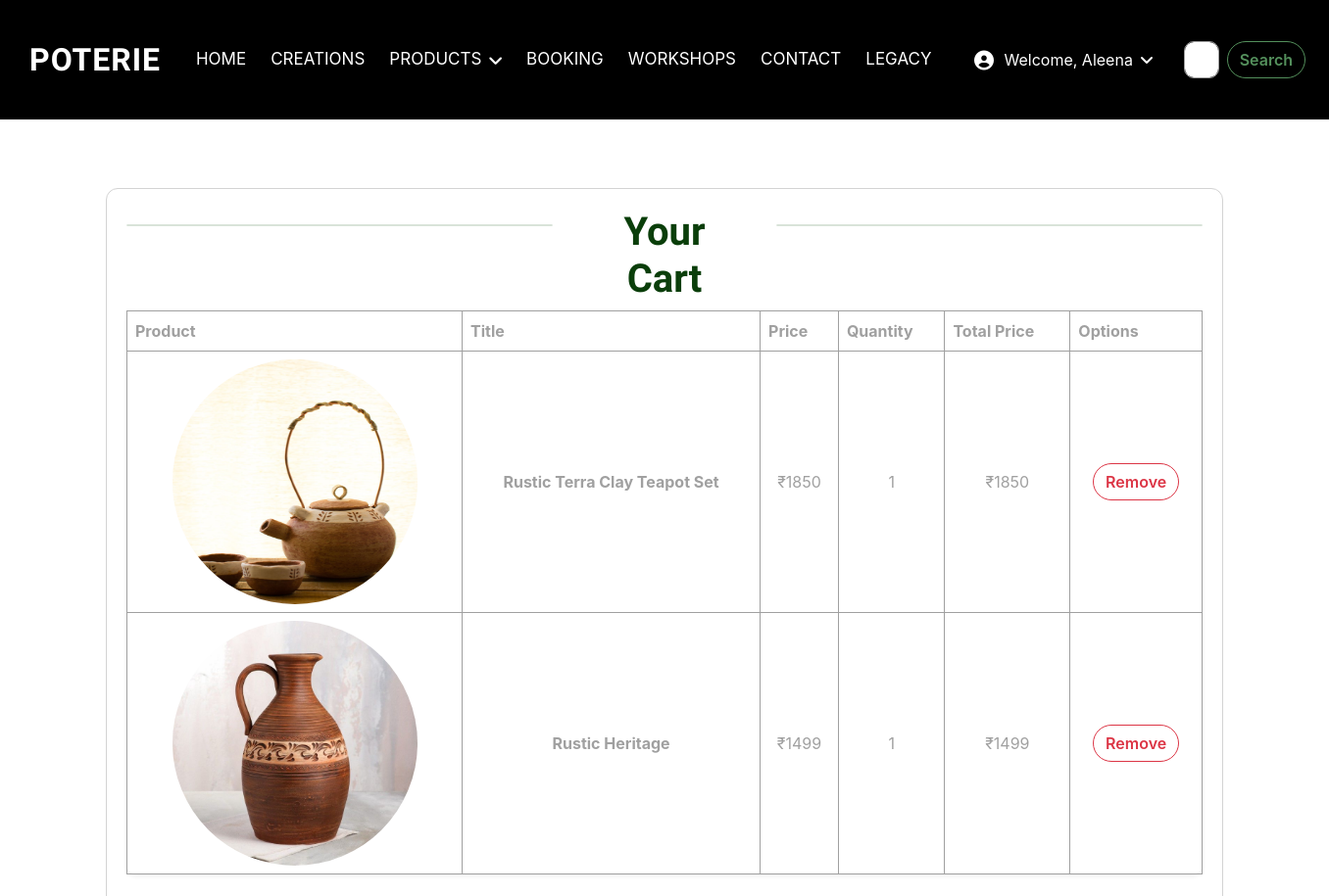
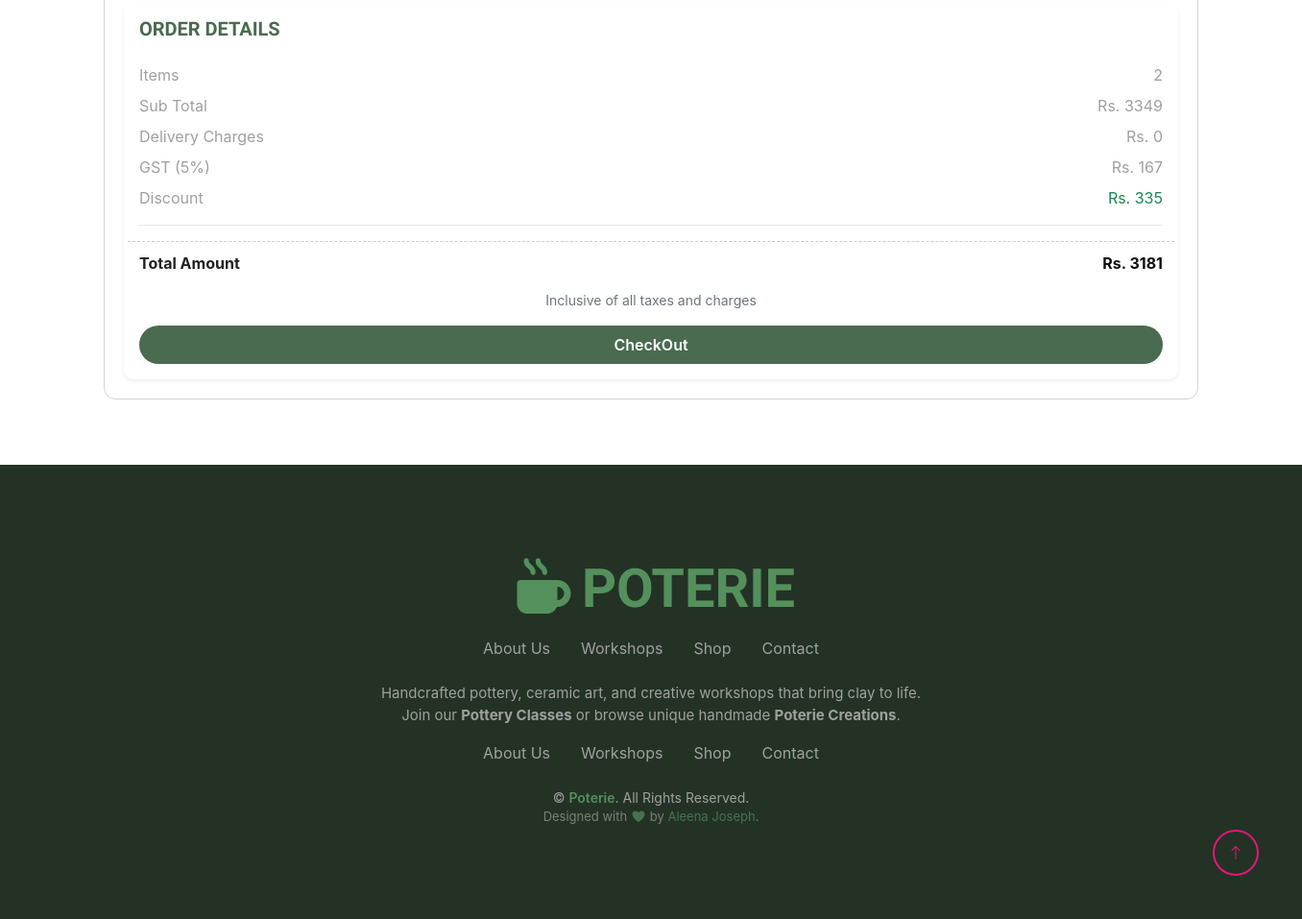
Page /PoteriaSite/Cartpage (signed in) on the committed database (2 pictures, top to bottom).
### webapp/models.py (models this page shows, shortened)
class Cartdb(models.Model):
    Singlepottery_username = models.CharField(max_length=30, null=True, blank=True)
    Singlepottery_name = models.CharField(max_length=30, null=True, blank=True)
    Singlepottery_price = models.IntegerField(null=True, blank=True)
    Singlepottery_total = models.IntegerField(null=True, blank=True)
    Singlepottery_quantity = models.CharField(max_length=30, null=True, blank=True)
    Singlepottery_image = models.ImageField(upload_to="Cart Images", null=True, blank=True)
    Potteryid = models.IntegerField(null=True, blank=True)

### webapp/views.py (the view)
# urls.py: path('Cartpage', views.Cartpage, name="Cartpage"),
def Cartpage(request):
    cart_count = 0
    uname = request.session.get('username')
    if uname:
        cart_count = Cartdb.objects.filter(Singlepottery_username=uname).count()
    product = productdb.objects.all()
    cart = Cartdb.objects.filter(Singlepottery_username=request.session['username'])
    sub_total = 0
    total_amount = 0
    delivery = 0
    gst = 0
    discount = 0
    for i in cart:
        sub_total += i.Singlepottery_total
        if sub_total < 500:
            delivery = 50
        else:
            delivery = 0
        gst = round((sub_total + delivery) * 0.05)
        discount = round((sub_total * 0.10))
        total_amount = round((gst + sub_total + delivery) - discount)
    return render(request, "Cartpage.html", {'product': product,
                                             'cart': cart,
                                             'cart_count': cart_count,
                                             'sub_total': sub_total,
                                             'delivery': delivery,
                                             'gst': gst,
                                             'total_amount': total_amount,
                                             'discount': discount})

### webapp/templates/Cartpage.html (shortened to what this page needs)
<!DOCTYPE html>
<html lang="en">
{% load static %}
<head>
    <link href="https://cdnjs.cloudflare.com/ajax/libs/font-awesome/7.0.0/css/all.min.css" rel="stylesheet">
    <link href="https://cdn.jsdelivr.net/npm/bootstrap-icons@1.4.1/font/bootstrap-icons.css" rel="stylesheet">
    <link href="{% static 'website/lib/animate/animate.min.css' %}" rel="stylesheet">
    <link href="{% static 'website/lib/lightbox/css/lightbox.min.css' %}" rel="stylesheet">
    <link href="{% static 'website/lib/owlcarousel/assets/owl.carousel.min.css' %}" rel="stylesheet">
    <link href="{% static 'website/css/bootstrap.min.css' %}" rel="stylesheet">
    <link href="{% static 'website/css/style.css' %}" rel="stylesheet">
</head>
<body style="background-color:white;">
<div class="container-fluid p-0 ">
    <nav class="navbar navbar-expand-lg" style="background-color:rgb(0,0,0);">
        <a href="{% url 'Homepage' %}" class="navbar-brand ms-4 ms-lg-0 d-flex align-items-center">
            <h2 class="mb-0 text-uppercase"
                style="color: white; font-weight: bold; margin-left:30px; margin-right:20px;">Poterie</h2>
        </a>
        <div class="collapse navbar-collapse" id="navbarCollapse">
            <div class="navbar-nav mx-auto p-4 p-lg-0">
                <a href="{% url 'Homepage' %}"
                   class="nav-item nav-link {% if request.resolver_match.url_name == 'Homepage' %}active{% endif %}">Home</a>
                <a href="{% url 'Creationpage' %}"
                   class="nav-item nav-link {% if request.resolver_match.url_name == 'Creationpage' %}active{% endif %}">Creations</a>
                <div class="nav-item dropdown">
                    <a href="#" class="nav-link dropdown-toggle text-white" data-bs-toggle="dropdown">Products</a>
                </div>
                <a href="{% url 'Bookingpage' %}"
                   class="nav-item nav-link text-white {% if request.resolver_match.url_name == 'Bookingpage' %}active{% endif %}">Booking</a>
                <a href="{% url 'Workshoppage' %}"
                   class="nav-item nav-link text-white {% if request.resolver_match.url_name == 'Workshoppage' %}active{% endif %}">Workshops</a>
                <a href="{% url 'Contactpage' %}"
                   class="nav-item nav-link text-white {% if request.resolver_match.url_name == 'Contactpage' %}active{% endif %}">Contact</a>
                <a href="{% url 'Legacygpage' %}"
                   class="nav-item nav-link text-white {% if request.resolver_match.url_name == 'Legacygpage' %}active{% endif %}">Legacy</a>
            </div>
            {% if request.session.username %}
            <div class="nav-item dropdown me-3">
                <a href="#" class="nav-link dropdown-toggle text-white d-flex align-items-center"
                   data-bs-toggle="dropdown">
                    <i class="fas fa-user-circle fa-lg me-2"></i>Welcome, {{ request.session.username }} </a>
            </div>
            {% endif %}
            <form class="d-flex me-4" role="search">
                <input class="form-control me-2" type="search" placeholder="Search" aria-label="Search">
                <button class="btn btn-outline-success" type="submit">Search</button>
            </form>
        </div>
    </nav>
</div>
<div class="container-fluid main_wrapper" style="margin-top:124px; padding:20px 50px;">
    <div class="container cart-container my-5"
         style="border:1px solid lightgrey; border-radius:12px; width:auto; height:auto; padding:20px;">
        <div style="display:flex; gap:40px; text-align:center; mt-5 mb-5">
            <hr style="width:500px; border:1.5px solid rgb(106, 148, 106); border-radius:12px;">
            <h1 style="color:rgb(10, 62, 10);">Your Cart</h1>
            <hr style="width:500px; border:1.5px solid rgb(106, 148, 106);border-radius:12px;">
        </div>
        <div class="col-12 mb-4">
            <div class="card border-0 shadow-sm">
                <div class="card-body p-0">
                    <div class="table-responsive">
                        <table class="table table-bordered align-middle mb-0">
                            <thead>
                            <tr>
                                <th>Product</th>
                                <th>Title</th>
                                <th>Price</th>
                                <th>Quantity</th>
                                <th>Total Price</th>
                                <th>Options</th>
                            </tr>
                            </thead>
                            <tbody>
                            {% for i in cart %}
                            <tr class="text-center">
                                <td>
                                    <img src="{{ i.Singlepottery_image.url }}" alt="Product Image" width="250px"
                                         height="250px" class="rounded-circle">
                                </td>
                                <td><strong>{{i.Singlepottery_name}}</strong></td>
                                <td>₹{{i.Singlepottery_price}}</td>
                                <td>{{i.Singlepottery_quantity}}</td>
                                <td>₹{{i.Singlepottery_total}}</td>
                                <td>
                                    <a href="{% url 'deletecart' c_id=i.id %}" class="btn btn-outline-danger ">
                                        Remove </a>
                                </td>
                            </tr>
                            {% empty %}
                            <div class="text-center py-5">
                                <h5 class="text-muted">Your cart is empty.</h5>
                                <a href="{% url 'Creationpage' %}" class="btn btn-outline-success mt-3">Continue
                                    Shopping</a>
                            </div>
                            {% endfor %}
                            </tbody>
                        </table>
                    </div>
                </div>
            </div>
        </div>
        <div class="col-12">
            <div class="card border-0 shadow-sm">
                <div class="card-body">
                    <h5 class="fw-bold mb-4 text-uppercase" style="color:#4a6b50;">Order Details</h5>
                    <div class="row mb-2">
                        <div class="col-6">Items</div>
                        <div class="col-6 text-end fw-semibold">{{cart_count}}</div>
                    </div>
                    <div class="row mb-2">
                        <div class="col-6">Sub Total</div>
                        <div class="col-6 text-end fw-semibold">
                            Rs. {{sub_total}}
                        </div>
                    </div>
                    <div class="row mb-2">
                        <div class="col-6">Delivery Charges</div>
                        <div class="col-6 text-end fw-semibold">Rs. {{delivery}}</div>
                    </div>
                    <div class="row mb-2">
                        <div class="col-6">GST (5%)</div>
                        <div class="col-6 text-end fw-semibold">Rs. {{gst}}</div>
                    </div>
                    <div class="row mb-2">
                        <div class="col-6">Discount</div>
                        <div class="col-6 text-end text-success fw-semibold">Rs. {{discount}}</div>
                    </div>
                    <hr>
                    <div class="row total-price mb-3">
                        <div class="col-6 fw-bold">Total Amount</div>
                        <div class="col-6 text-end fw-bold text-dark">Rs. {{total_amount}}</div>
                    </div>
                    <p class="text-muted small mb-3 text-center">Inclusive of all taxes and charges</p>
                    <div class="mt-3">
                        <a href="{% url 'Checkoutpage' %}" class="btn w-100 py-2"
                           style="background-color:#4a6b50; border:none; color:white; font-weight:600;">
                            CheckOut
                        </a>
                    </div>
                </div>
            </div>
        </div>
    </div>
</div>
<div class="container-fluid text-light footer py-5" style="background-color: rgb(35, 50, 37);"
     data-wow-delay="0.1s">
    <div class="container text-center py-5">
        <a href="{% url 'Homepage' %}">
            <h1 class="display-4 mb-3 text-uppercase" style="color: rgb(84, 144, 92); font-weight: 800;">
                <i class="fa-solid fa-mug-hot me-2"></i>Poterie
            </h1>
        </a>
        <div class="d-flex justify-content-center flex-wrap mb-4">
            <a href="{% url 'Homepage' %}" class="text-light mx-3" style="text-decoration: none;">About Us</a>
            <a href="{% url 'Workshoppage' %}" class="text-light mx-3" style="text-decoration: none;">Workshops</a>
            <a href="{% url 'Creationpage' %}" class="text-light mx-3" style="text-decoration: none;">Shop</a>
            <a href="{% url 'Contactpage' %}" class="text-light mx-3" style="text-decoration: none;">Contact</a>
        </div>
        <p class="mb-3" style="font-size: 15px;">
            Handcrafted pottery, ceramic art, and creative workshops that bring clay to life.<br>
            Join our <strong>Pottery Classes</strong> or browse unique handmade <strong>Poterie Creations</strong>.
        </p>
        <div class="d-flex justify-content-center flex-wrap mb-4">
            <a href="{% url 'Homepage' %}" class="text-light mx-3" style="text-decoration: none;">About Us</a>
            <a href="{% url 'Workshoppage' %}" class="text-light mx-3" style="text-decoration: none;">Workshops</a>
            <a href="{% url 'Creationpage' %}" class="text-light mx-3" style="text-decoration: none;">Shop</a>
            <a href="{% url 'Contactpage' %}" class="text-light mx-3" style="text-decoration: none;">Contact</a>
        </div>
        <p class="mb-0" style="font-size: 14px;">
            &copy; <span style="color: rgb(84, 144, 92); font-weight: 600;">Poterie</span>. All Rights Reserved.
        </p>
        <p class="mb-0" style="font-size: 13px; opacity: 0.7;">
            Designed with <i class="fa-solid fa-heart" style="color: rgb(84, 144, 92);"></i> by <a href="#"
                                                                                                   style="color: rgb(84, 144, 92); text-decoration: none;">Aleena
            Joseph</a>.
        </p>
    </div>
</div>
<a href="#" class="btn btn-outline-primary border-2 btn-lg-square back-to-top"><i class="bi bi-arrow-up"></i></a>
</body>
</html>

### webapp/static/website/css/style.css (style rules this page uses)
.back-to-top { position: fixed; display: none; right: 45px; bottom: 45px; z-index: 99; }
.btn { font-weight: 600; transition: .5s; border-radius: 50px; }
.btn-lg-square { width: 48px; height: 48px; }
.btn-square, .btn-sm-square, .btn-lg-square { padding: 0; display: flex; align-items: center; justify-content: center; font-weight: inherit; }
.navbar { position: absolute; width: 100%; top: 0; left: 0; z-index: 9; transition: .5s; }
.navbar .navbar-nav .nav-link { margin-right: 25px; padding: 40px 0; color: var(--bs-white); font-size: 17px; text-transform: uppercase; outline: none; transition: .5s; }
.navbar .dropdown-toggle::after { border: none; content: "\f107"; font-family: "Font Awesome 5 Free"; font-weight: 900; vertical-align: middle; margin-left: 8px; }
.footer { background-position: 0px 0px; background-repeat: repeat-x; animation: footerAnimatedBg 50s linear infinite; }
.navbar .nav-link { color: white; transition: 0.3s; }
.btn-outline-success { border-color: rgb(84, 144, 92); color: rgb(84, 144, 92); }

### webapp/templates/Cartpage.html (style rules this page uses)
body { background-color: #f1f3f6; font-family: 'Inter', sans-serif; }
.navbar { background-color: #2874f0; }
.navbar-brand h2 { color: white; font-weight: 700; letter-spacing: 1px; }
.cart-container { margin-top: 100px; margin-bottom: 80px; }
.total-price { border-top: 1px dashed #ccc; padding-top: 10px; margin-top: 10px; font-weight: 700; color: #212121; }
.footer { background-color: rgb(35, 50, 37); color: white; padding: 40px 0; }

### rows in the picture
Cartdb: Singlepottery_image (picture), Singlepottery_name "Rustic Terra Clay Teapot Set", Singlepottery_price "1850", Singlepottery_quantity "1", Singlepottery_total "1850"
Cartdb: Singlepottery_image (picture), Singlepottery_name "Rustic Heritage", Singlepottery_price "1499", Singlepottery_quantity "1", Singlepottery_total "1499"

### other values in the picture
{{ request.session.username }} "Aleena"
{{ cart_count }} "2"
{{ sub_total }} "3349"
{{ delivery }} "0"
{{ gst }} "167"
{{ discount }} "335"
{{ total_amount }} "3181"
